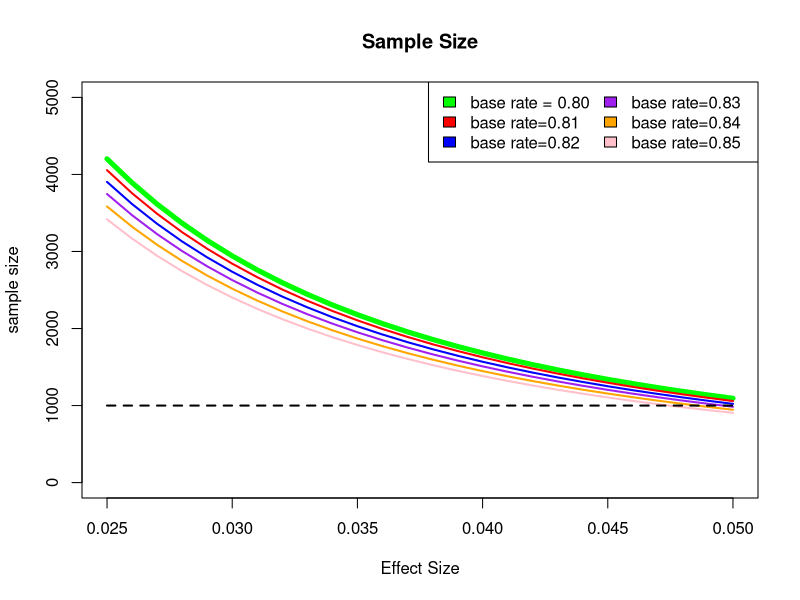

Recreate this plot in R.
library(stats)
library(ggplot2)


## Create storage for simulation

storage <- matrix(data=0, nrow=50, ncol=8)
colnames(storage) = c("x","base rate = 0.80","base rate=0.81", "base rate=0.82","base rate=0.83", "base rate=0.84", "base rate=0.85", "1000")


## Simulation: Sample Size x Effect Size

for (t in 1:50){
  storage[t,1] <- 0.001*t
  sample <- power.prop.test(p1=.80, p2=(.80-0.001*t), power=0.8, sig.level=0.05)
  storage[t,2] <- sample$n[1]
  sample <- power.prop.test(p1=.81, p2=(.81-0.001*t), power=0.8, sig.level=0.05)
  storage[t,3] <- sample$n[1]
  sample <- power.prop.test(p1=.82, p2=(.82-0.001*t), power=0.8, sig.level=0.05)
  storage[t,4] <- sample$n[1]
  sample <- power.prop.test(p1=.83, p2=(.83-0.001*t), power=0.8, sig.level=0.05)
  storage[t,5] <- sample$n[1]
  sample <- power.prop.test(p1=.84, p2=(.84-0.001*t), power=0.8, sig.level=0.05)
  storage[t,6] <- sample$n[1]
  sample <- power.prop.test(p1=.85, p2=(.85-0.001*t), power=0.8, sig.level=0.05)
  storage[t,7] <- sample$n[1]
  storage[t,8] <- 1000
}


graf1 <- plot(storage[25:50,1],storage[25:50,2], type="l", col="green", lwd=5, xlab="Effect Size", ylab="sample size", main="Sample Size", ylim=c(0,5000))
lines(storage[25:50,1],storage[25:50,3], col="red", lwd=2)
lines(storage[25:50,1],storage[25:50,4], col="blue", lwd=2)
lines(storage[25:50,1],storage[25:50,5], col="purple", lwd=2)
lines(storage[25:50,1],storage[25:50,6], col="orange", lwd=2)
lines(storage[25:50,1],storage[25:50,7], col="pink", lwd=2)
lines(storage[25:50,1],storage[25:50,8], col="black", lwd=2, lty =2)
legend("topright", ncol =2, c(list="base rate = 0.80","base rate=0.81", "base rate=0.82","base rate=0.83", "base rate=0.84", "base rate=0.85"),
       fill=c("green","red","blue","purple","orange","pink"))
